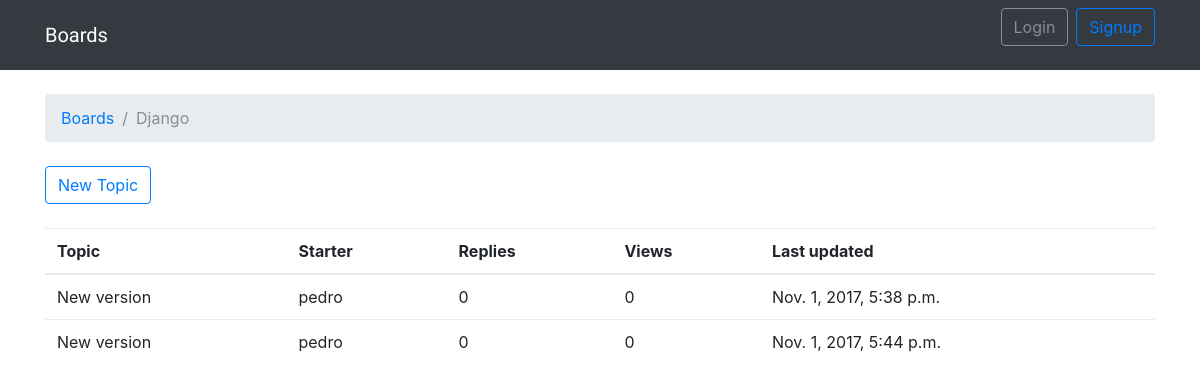
The app's page /boards/1/ with its own data.
### boards/models.py (models this page shows, shortened)
class Board(models.Model):
    name = models.CharField(max_length=30, unique=True)
    description = models.CharField(max_length=100)

class Topic(models.Model):
    subject = models.CharField(max_length=255)
    last_updated = models.DateTimeField(auto_now_add=True)
    board = models.ForeignKey(Board, related_name='topics')
    starter = models.ForeignKey(User, related_name='topics')

### boards/views.py (the view)
# urls.py: url(r'^boards/(?P<pk>\d+)/$', boards_views.board_topics, name='board_topics'),
def board_topics(request, pk):
    board = get_object_or_404(Board, pk=pk)
    return render(request, 'topics.html', {'board': board})

### templates/topics.html (shortened to what this page needs)
{% extends 'base.html' %}
{% block breadcrumb %}
    <li class="breadcrumb-item"><a href="{% url 'home' %}">Boards</a></li>
    <li class="breadcrumb-item active">{{board.name}}</li>
{% endblock %}
{% block content %}
    <div class="mb-4">
        <a href="{% url 'new_topic' board.pk %}" class="btn btn-outline-primary">New Topic</a>
    </div>
    <table class="table">
        <thead class="thead-inverse">
            <tr>
                <th>Topic</th>
                <th>Starter</th>
                <th>Replies</th>
                <th>Views</th>
                <th>Last updated</th>
            </tr>
        </thead>
        <tbody>
            {% for topic in board.topics.all %}
                <tr>
                    <td>{{ topic.subject }}</td>
                    <td>{{ topic.starter.username }}</td>
                    <td>0</td>
                    <td>0</td>
                    <td>{{ topic.last_updated }}</td>
                </tr>
            {% endfor %}
        </tbody>
    </table>
{% endblock %}

### records on screen
Board: name "Django"
Topic: subject "New version", starter.username "pedro", last_updated "Nov. 1, 2017, 5:38 p.m."
Topic: subject "New version", starter.username "pedro", last_updated "Nov. 1, 2017, 5:44 p.m."
